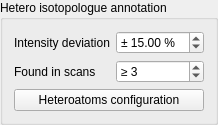
                        <widget class="QGroupBox" name="searchForHeteroAtoms">
                         <property name="title">
                          <string>Hetero isotopologue annotation</string>
                         </property>
                         <property name="checkable">
                          <bool>false</bool>
                         </property>
                         <layout class="QGridLayout" name="gridLayout_9">
                          <item row="1" column="1">
                           <widget class="QSpinBox" name="hAMinScans">
                            <property name="prefix">
                             <string>≥ </string>
                            </property>
                            <property name="minimum">
                             <number>1</number>
                            </property>
                            <property name="value">
                             <number>3</number>
                            </property>
                           </widget>
                          </item>
                          <item row="1" column="0">
                           <widget class="QLabel" name="label_24">
                            <property name="text">
                             <string>Found in scans</string>
                            </property>
                           </widget>
                          </item>
                          <item row="0" column="1">
                           <widget class="QDoubleSpinBox" name="hAIntensityError">
                            <property name="prefix">
                             <string>± </string>
                            </property>
                            <property name="suffix">
                             <string> %</string>
                            </property>
                            <property name="maximum">
                             <double>100.000000000000000</double>
                            </property>
                            <property name="value">
                             <double>15.000000000000000</double>
                            </property>
                           </widget>
                          </item>
                          <item row="0" column="0">
                           <widget class="QLabel" name="label_25">
                            <property name="text">
                             <string>Intensity deviation</string>
                            </property>
                           </widget>
                          </item>
                          <item row="2" column="0" colspan="2">
                           <widget class="QPushButton" name="defineHeteroAtoms">
                            <property name="text">
                             <string>Heteroatoms configuration</string>
                            </property>
                           </widget>
                          </item>
                         </layout>
                        </widget>
